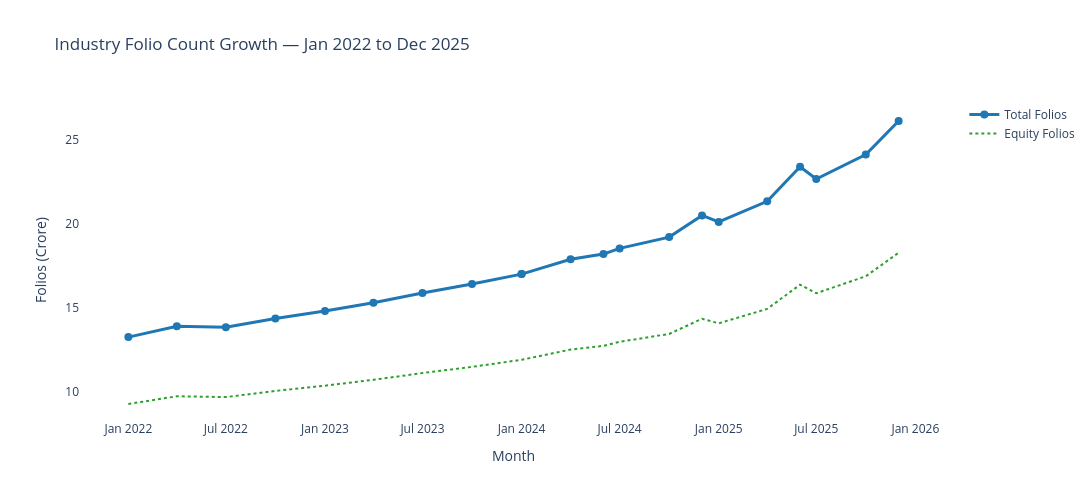

This figure's notebook cell:
### Code cell
import plotly.graph_objects as go

folio["month"] = pd.to_datetime(folio["month"])

folio_s = folio.sort_values("month")

fig = go.Figure()

fig.add_trace(
    go.Scatter(
        x=folio_s["month"],
        y=folio_s["total_folios_crore"],
        mode="lines+markers",
        name="Total Folios",
        line=dict(color="#1f77b4", width=3),
        marker=dict(size=8)
    )
)

fig.add_trace(
    go.Scatter(
        x=folio_s["month"],
        y=folio_s["equity_folios_crore"],
        mode="lines",
        name="Equity Folios",
        line=dict(color="#2ca02c", width=2, dash="dot")
    )
)

fig.update_layout(
    title="Industry Folio Count Growth — Jan 2022 to Dec 2025",
    xaxis_title="Month",
    yaxis_title="Folios (Crore)",
    width=1100,
    height=500,
    plot_bgcolor="white",
    paper_bgcolor="white"
)

fig.show()

### Figure 1 — Plotly figure (JSON) as saved in the notebook; plotly's stock layout.template omitted (floating-point values rounded to 4 significant figures)
{"data": [{"line": {"color": "#1f77b4", "width": 3}, "marker": {"size": 8}, "mode": "lines+markers", "name": "Total Folios", "type": "scatter", "x": ["2022-01-01T00:00:00", "2022-04-01T00:00:00", "2022-07-01T00:00:00", "2022-10-01T00:00:00", "2023-01-01T00:00:00", "2023-04-01T00:00:00", "2023-07-01T00:00:00", "2023-10-01T00:00:00", "2024-01-01T00:00:00", "2024-01-01T00:00:00", "2024-04-01T00:00:00", "2024-06-01T00:00:00", "2024-07-01T00:00:00", "2024-10-01T00:00:00", "2024-12-01T00:00:00", "2025-01-01T00:00:00", "2025-04-01T00:00:00", "2025-06-01T00:00:00", "2025-07-01T00:00:00", "2025-10-01T00:00:00", "2025-12-01T00:00:00"], "y": [13.26, 13.91, 13.85, 14.37, 14.82, 15.31, 15.89, 16.42, 17.01, 17.01, 17.89, 18.2, 18.54, 19.21, 20.5, 20.11, 21.34, 23.4, 22.67, 24.12, 26.12]}, {"line": {"color": "#2ca02c", "dash": "dot", "width": 2}, "mode": "lines", "name": "Equity Folios", "type": "scatter", "x": ["2022-01-01T00:00:00", "2022-04-01T00:00:00", "2022-07-01T00:00:00", "2022-10-01T00:00:00", "2023-01-01T00:00:00", "2023-04-01T00:00:00", "2023-07-01T00:00:00", "2023-10-01T00:00:00", "2024-01-01T00:00:00", "2024-01-01T00:00:00", "2024-04-01T00:00:00", "2024-06-01T00:00:00", "2024-07-01T00:00:00", "2024-10-01T00:00:00", "2024-12-01T00:00:00", "2025-01-01T00:00:00", "2025-04-01T00:00:00", "2025-06-01T00:00:00", "2025-07-01T00:00:00", "2025-10-01T00:00:00", "2025-12-01T00:00:00"], "y": [9.28, 9.74, 9.69, 10.06, 10.37, 10.72, 11.12, 11.49, 11.91, 11.91, 12.52, 12.74, 12.98, 13.45, 14.35, 14.08, 14.94, 16.38, 15.87, 16.88, 18.28]}], "layout": {"height": 500, "paper_bgcolor": "white", "plot_bgcolor": "white", "title": {"text": "Industry Folio Count Growth — Jan 2022 to Dec 2025"}, "width": 1100, "xaxis": {"title": {"text": "Month"}}, "yaxis": {"title": {"text": "Folios (Crore)"}}}}
